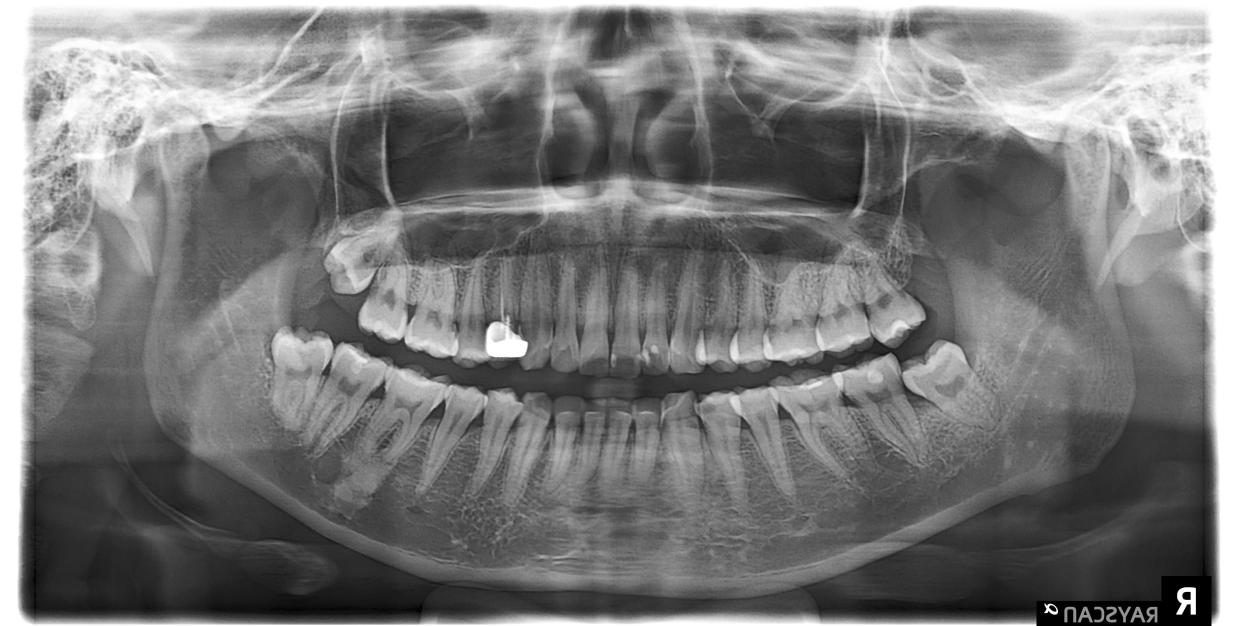
#> input picture 000014.jpg, 2473 x 1252 px (shown at 1/2 size)
$ python Ngay31-10.py
#> lines starting #> are read from the running program, lines starting #| are printed output that depends on the picture
import numpy as np
import pandas as pd
import tkinter as tk
from tkinter import filedialog
from sklearn.datasets import load_iris
from sklearn.model_selection import train_test_split
from sklearn.tree import DecisionTreeClassifier
from sklearn.metrics import accuracy_score
from skimage.feature import hog
from skimage.io import imread
from skimage.transform import resize
import os
from sklearn.preprocessing import LabelEncoder

# 1. Phân lớp với dữ liệu IRIS
# Tải dữ liệu IRIS
iris = load_iris()
X_iris, y_iris = iris.data, iris.target

# Chia dữ liệu thành tập huấn luyện và tập kiểm tra
X_train_iris, X_test_iris, y_train_iris, y_test_iris = train_test_split(X_iris, y_iris, test_size=0.3, random_state=42)

# CART Classifier with Gini Index
cart_classifier = DecisionTreeClassifier(criterion='gini')
cart_classifier.fit(X_train_iris, y_train_iris)
y_pred_cart_iris = cart_classifier.predict(X_test_iris)
cart_accuracy_iris = accuracy_score(y_test_iris, y_pred_cart_iris)

# ID3 Classifier with Information Gain
id3_classifier = DecisionTreeClassifier(criterion='entropy')
id3_classifier.fit(X_train_iris, y_train_iris)
y_pred_id3_iris = id3_classifier.predict(X_test_iris)
id3_accuracy_iris = accuracy_score(y_test_iris, y_pred_id3_iris)

print(f'IRIS Dataset - CART Accuracy (Gini): {cart_accuracy_iris * 100:.2f}%')
print(f'IRIS Dataset - ID3 Accuracy (Entropy): {id3_accuracy_iris * 100:.2f}%')


# 2. Phân lớp với dữ liệu ảnh nha khoa
# Chọn nhiều ảnh nha khoa
def select_images():
    root = tk.Tk()
    root.withdraw()  # Ẩn cửa sổ tkinter chính
    image_paths = filedialog.askopenfilenames(title="Select Dental Images",
                                              filetypes=[("Image Files", "*.png;*.jpg;*.jpeg")])
#> the answer given: 000014.jpg
    return image_paths


# Gọi hàm để chọn ảnh nha khoa
image_paths = select_images()
image_size = (128, 128)  # Kích thước ảnh chuẩn hóa


def load_dental_images(image_paths):
#> called with image_paths = ('000014.jpg',)
    X, y = [], []
    label_encoder = LabelEncoder()

    for image_path in image_paths:
        image = imread(image_path, as_gray=True)
#> image is the input picture: shape (1252, 2473) float64; min 0, max 1, mean 0.481
        image = resize(image, image_size)
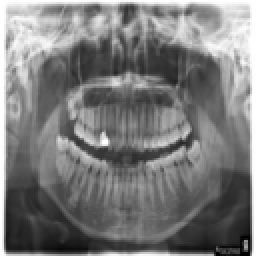
#> image: shape (128, 128) float64 (shown 2 times larger); min 8.34e-06, max 1, mean 0.481
        features = hog(image, pixels_per_cell=(8, 8), cells_per_block=(2, 2), feature_vector=True)
#> features = 8100 values, max 0.663 at index 5940, min 0 at index 52, mean 0.129
        X.append(features)

        # Gán nhãn không chính xác (thay đổi để tạo ra kết quả thấp)
        class_label = "invalid_class"  # Gán nhãn không chính xác cho tất cả các ảnh
        y.append(class_label)

    # Chuyển đổi nhãn thành dạng số
    y = label_encoder.fit_transform(y)
    return np.array(X), np.array(y), label_encoder


# Tải dữ liệu ảnh nha khoa
X_dental, y_dental, le = load_dental_images(image_paths)
#> y_dental = [0]

# Chia dữ liệu thành tập huấn luyện và tập kiểm tra
#> (the run stopped early here; a loop or call above may not have finished)

$ run again, on 00013.jpg
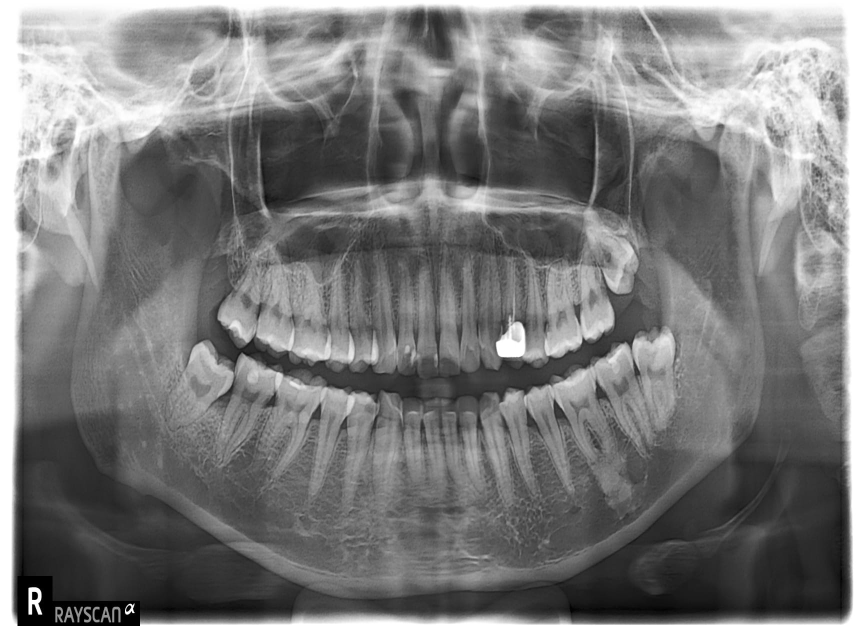
#> input picture 00013.jpg, 1731 x 1252 px (shown at 1/2 size)
#> in load_dental_images, image is the input picture: shape (1252, 1731) float64; min 0, max 1, mean 0.481
#> in load_dental_images, `image = resize(image, image_size)`:
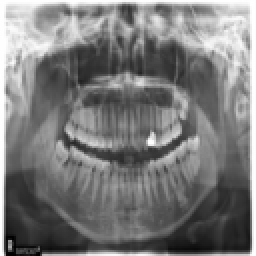
#> image: shape (128, 128) float64 (shown 2 times larger); min 9.72e-06, max 1, mean 0.481
#> features = 8100 values, max 0.663 at index 6461, min 0 at index 6, mean 0.13
#> y_dental = [0]

$ run again, on 00015.jpg
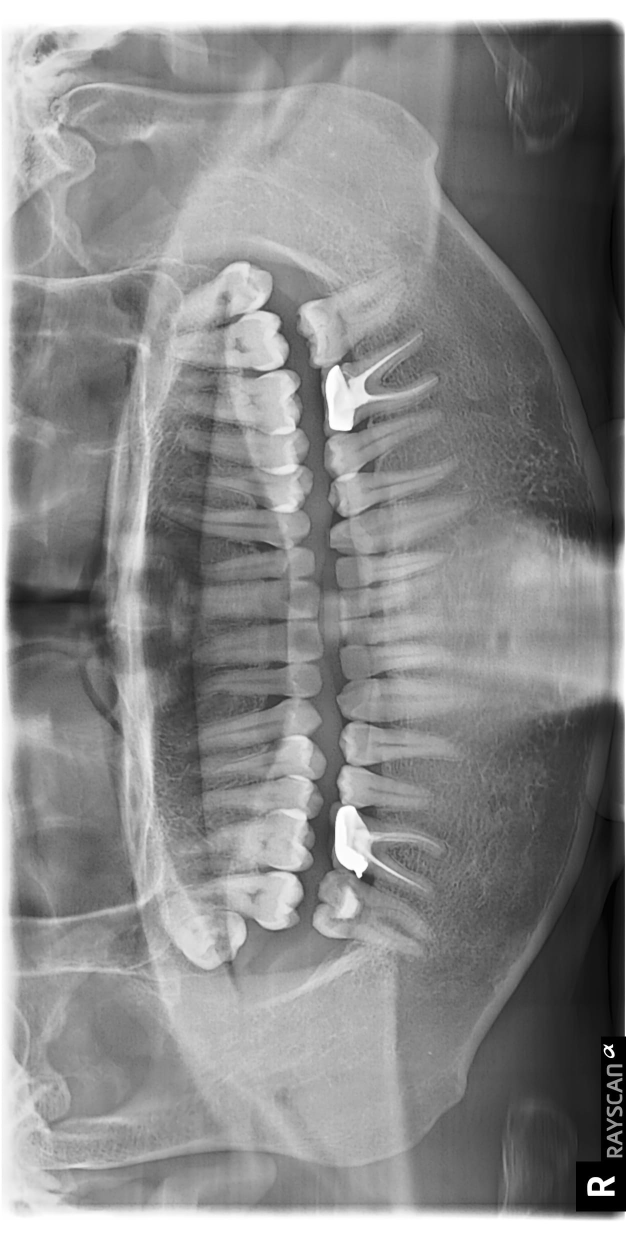
#> input picture 00015.jpg, 1252 x 2473 px (shown at 1/2 size)
#> in load_dental_images, image is the input picture: shape (2473, 1252) float64; min 0, max 1, mean 0.534
#> in load_dental_images, `image = resize(image, image_size)`:
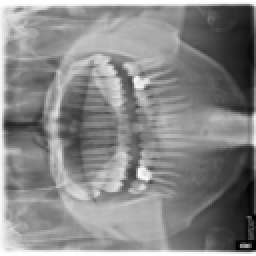
#> image: shape (128, 128) float64 (shown 2 times larger); min 8.3e-06, max 1, mean 0.534
#> features = 8100 values, max 0.666 at index 472, min 0 at index 52, mean 0.126
#> y_dental = [0]
